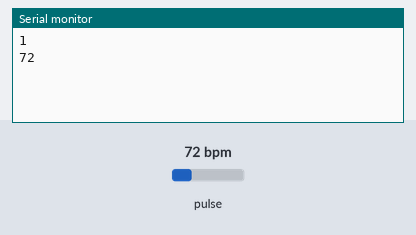
The sketch below on a simulated Arduino Uno, built with avr-gcc and run on an emulated ATmega328P. On the bench: the last lines printed to the serial monitor. The test bench sets the inputs (shaded band); at power-on: pulse 72 bpm.

Above: at 1.2 s.
1.3 s: pulse set to 42 bpm
At 2.7 s:
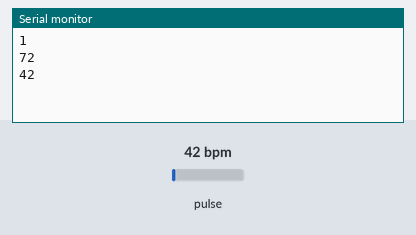
2.8 s: pulse set to 70 bpm
At 3.9 s:
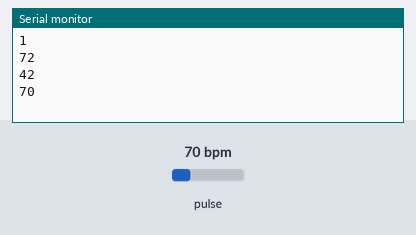
Timing chart, 0 to 5.8 s (numbered marks = the images above; inputs shaded):
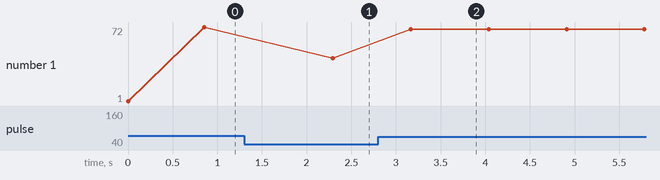

Measured:
- after the input at 1.3 s, the serial monitor: prints a new line after 0.99 s (image 1)
- after the input at 2.8 s, the serial monitor: prints a new line after 0.37 s (image 2)
- plotted number 1: 72 → 42 after the input at 1.3 s, 42 → 70 after the input at 2.8 s

The sketch:

pulse_rate_sensor.ino
```cpp
#define USE_ARDUINO_INTERRUPTS true // Set-up low-level interrupts for most acurate BPM math.
#include <PulseSensorPlayground.h> // Includes the PulseSensorPlayground Library.

// Variables
const int PulseWire = 0; // PulseSensor PURPLE WIRE connected to ANALOG PIN 0
int Threshold = 550; // Determine which Signal to "count as a beat" and which to ignore.

PulseSensorPlayground pulseSensor; // Creates an instance of the PulseSensorPlayground object called "pulseSensor"

void setup() {
  Serial.begin(9600); // For Serial Monitor

  // Configure the PulseSensor object, by assigning our variables to it.
  pulseSensor.analogInput(PulseWire);
  pulseSensor.setThreshold(Threshold);

  if (pulseSensor.begin()) {
    Serial.println("1");
  }
}

void loop() {

  int myBPM = pulseSensor.getBeatsPerMinute();

  if (pulseSensor.sawStartOfBeat()) {
    Serial.println(myBPM);
  }

  delay(20); // considered best practice in a simple sketch.
}
```
